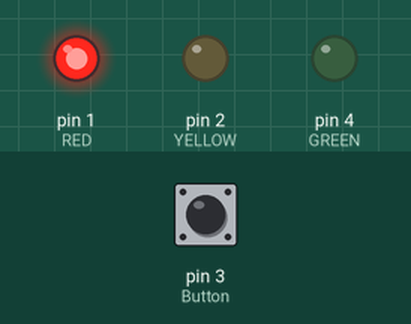
The sketch below on a simulated Arduino Uno, built with avr-gcc and run on an emulated ATmega328P. Parts: output pins drawn as LEDs (lit = HIGH). The inputs (shaded band) are chosen by the test bench; at power-on: pin 3 (Button) HIGH.

Above: at 1.5 s.
At 4.0 s:
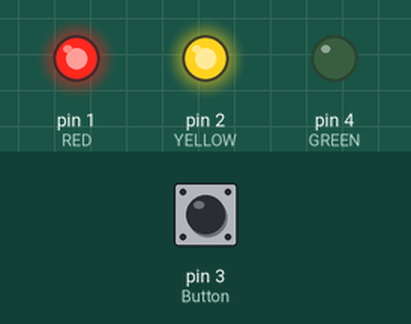
At 6.5 s:
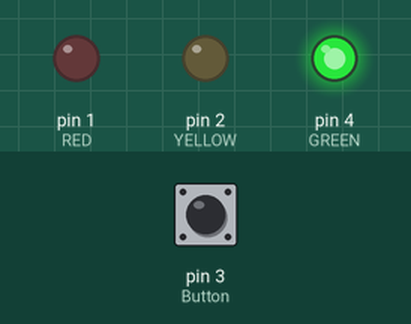
At 9.0 s:
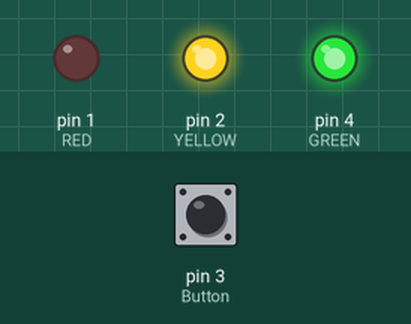
Timing chart, 0 to 13.0 s (numbered marks = the images above):
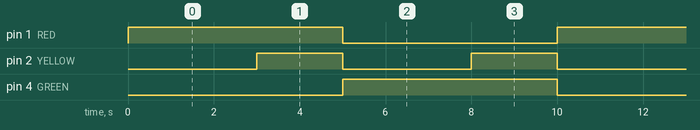

The sketch:

magnificent_fulffy_vihelmo1.ino
```cpp
int RED = 1;
int YELLOW = 2;
int GREEN = 4;
int Button = 3;
void setup(){ pinMode(RED,OUTPUT);
              pinMode(YELLOW,OUTPUT);
              pinMode(GREEN,OUTPUT);
              pinMode(Button,INPUT_PULLUP);
            }
void loop(){
            if(digitalRead(Button)==LOW)
                 {
                    digitalWrite(RED,HIGH);
                    delay(10000);
                    digitalWrite(RED,LOW);
                 }
             else
                 {
                    digitalWrite(RED,HIGH);
                    delay(3000);
                    digitalWrite(RED,HIGH);
                    digitalWrite(YELLOW,HIGH);
                    delay(2000);
                    digitalWrite(RED,LOW);
                    digitalWrite(YELLOW,LOW);
                    digitalWrite(GREEN,HIGH);
                    delay(3000);
                    digitalWrite(GREEN,HIGH);
                    digitalWrite(YELLOW,HIGH);
                    delay(2000);
                    digitalWrite(GREEN,LOW);
                    digitalWrite(YELLOW,LOW);
                    }
                  }
```

Measured:
- by itself, pin 1 (RED), pin 4 (GREEN): alternates HIGH for 5.0 s and LOW for 5.0 s
- by itself, pin 2 (YELLOW): alternates HIGH for 2.0 s and LOW for 3.0 s
- by itself, everything shown: repeats every 10.0 s, in 5 steps
